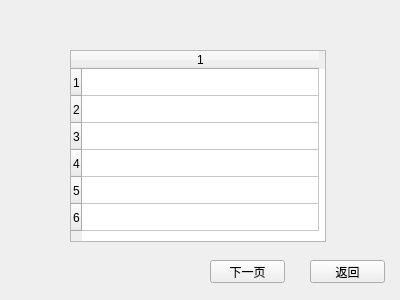
<?xml version="1.0" encoding="UTF-8"?>
<ui version="4.0">
 <class>focuslist</class>
 <widget class="QWidget" name="focuslist">
  <property name="geometry">
   <rect>
    <x>0</x>
    <y>0</y>
    <width>400</width>
    <height>300</height>
   </rect>
  </property>
  <property name="windowTitle">
   <string>Form</string>
  </property>
  <widget class="QTableWidget" name="tableWidget">
   <property name="geometry">
    <rect>
     <x>70</x>
     <y>50</y>
     <width>256</width>
     <height>192</height>
    </rect>
   </property>
   <property name="rowCount">
    <number>6</number>
   </property>
   <property name="columnCount">
    <number>1</number>
   </property>
   <attribute name="horizontalHeaderDefaultSectionSize">
    <number>237</number>
   </attribute>
   <attribute name="verticalHeaderDefaultSectionSize">
    <number>27</number>
   </attribute>
   <row/>
   <row/>
   <row/>
   <row/>
   <row/>
   <row/>
   <column/>
  </widget>
  <widget class="QPushButton" name="pushButton">
   <property name="geometry">
    <rect>
     <x>210</x>
     <y>260</y>
     <width>75</width>
     <height>23</height>
    </rect>
   </property>
   <property name="text">
    <string>下一页</string>
   </property>
  </widget>
  <widget class="QPushButton" name="pushButton_2">
   <property name="geometry">
    <rect>
     <x>310</x>
     <y>260</y>
     <width>75</width>
     <height>23</height>
    </rect>
   </property>
   <property name="text">
    <string>返回</string>
   </property>
  </widget>
 </widget>
 <resources/>
 <connections/>
</ui>
